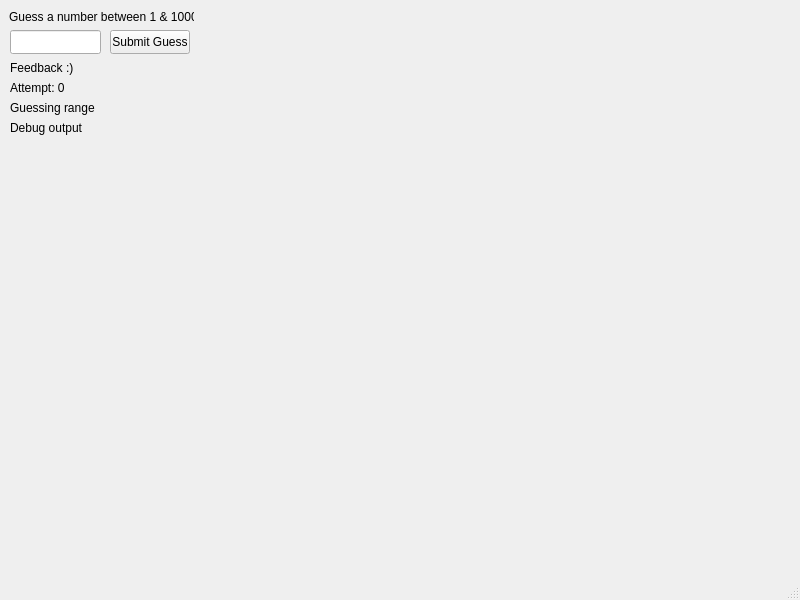
<?xml version="1.0" encoding="UTF-8"?>
<ui version="4.0">
 <class>MainWindow</class>
 <widget class="QMainWindow" name="MainWindow">
  <property name="geometry">
   <rect>
    <x>0</x>
    <y>0</y>
    <width>800</width>
    <height>600</height>
   </rect>
  </property>
  <property name="windowTitle">
   <string>MainWindow</string>
  </property>
  <widget class="QWidget" name="centralwidget">
   <widget class="QLabel" name="label">
    <property name="geometry">
     <rect>
      <x>9</x>
      <y>9</y>
      <width>185</width>
      <height>16</height>
     </rect>
    </property>
    <property name="text">
     <string>Guess a number between 1 &amp; 1000!</string>
    </property>
   </widget>
   <widget class="QLineEdit" name="guessInput">
    <property name="geometry">
     <rect>
      <x>10</x>
      <y>30</y>
      <width>91</width>
      <height>24</height>
     </rect>
    </property>
   </widget>
   <widget class="QPushButton" name="submitButton">
    <property name="geometry">
     <rect>
      <x>110</x>
      <y>30</y>
      <width>80</width>
      <height>24</height>
     </rect>
    </property>
    <property name="text">
     <string>Submit Guess</string>
    </property>
   </widget>
   <widget class="QLabel" name="feedbackLabel">
    <property name="geometry">
     <rect>
      <x>10</x>
      <y>60</y>
      <width>181</width>
      <height>16</height>
     </rect>
    </property>
    <property name="text">
     <string>Feedback :)</string>
    </property>
   </widget>
   <widget class="QLabel" name="attemptsLabel">
    <property name="geometry">
     <rect>
      <x>10</x>
      <y>80</y>
      <width>181</width>
      <height>16</height>
     </rect>
    </property>
    <property name="text">
     <string>Attempt: 0</string>
    </property>
   </widget>
   <widget class="QLabel" name="rangeLabel">
    <property name="geometry">
     <rect>
      <x>10</x>
      <y>100</y>
      <width>181</width>
      <height>16</height>
     </rect>
    </property>
    <property name="text">
     <string>Guessing range</string>
    </property>
   </widget>
   <widget class="QLabel" name="debugLabel">
    <property name="geometry">
     <rect>
      <x>10</x>
      <y>120</y>
      <width>181</width>
      <height>16</height>
     </rect>
    </property>
    <property name="text">
     <string>Debug output</string>
    </property>
   </widget>
  </widget>
  <widget class="QMenuBar" name="menubar">
   <property name="geometry">
    <rect>
     <x>0</x>
     <y>0</y>
     <width>800</width>
     <height>21</height>
    </rect>
   </property>
  </widget>
  <widget class="QStatusBar" name="statusbar"/>
 </widget>
 <resources/>
 <connections/>
</ui>
